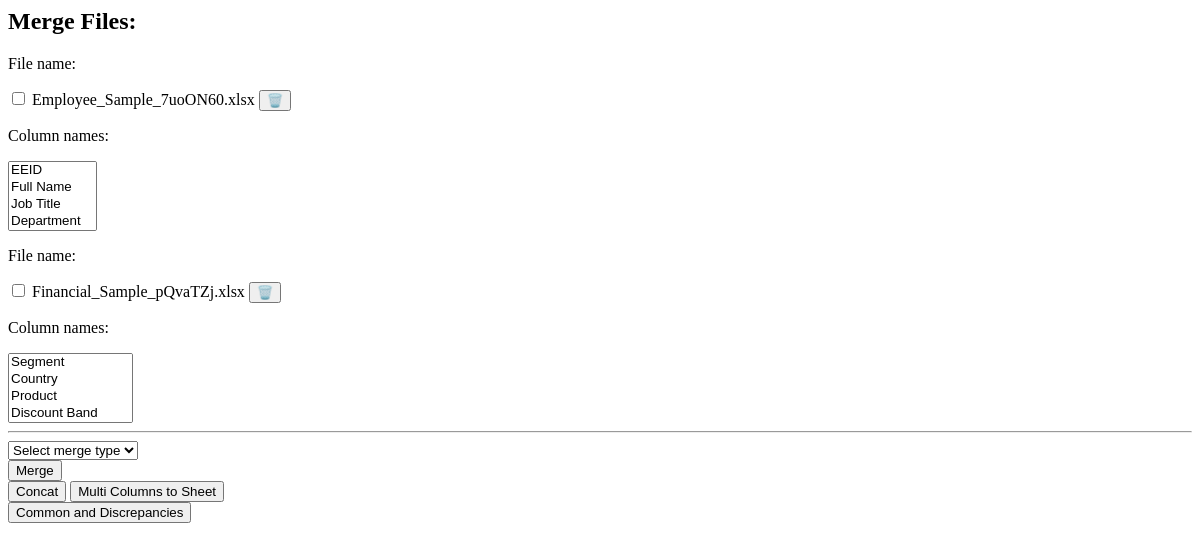
The page /files/ on the database as committed earlier.
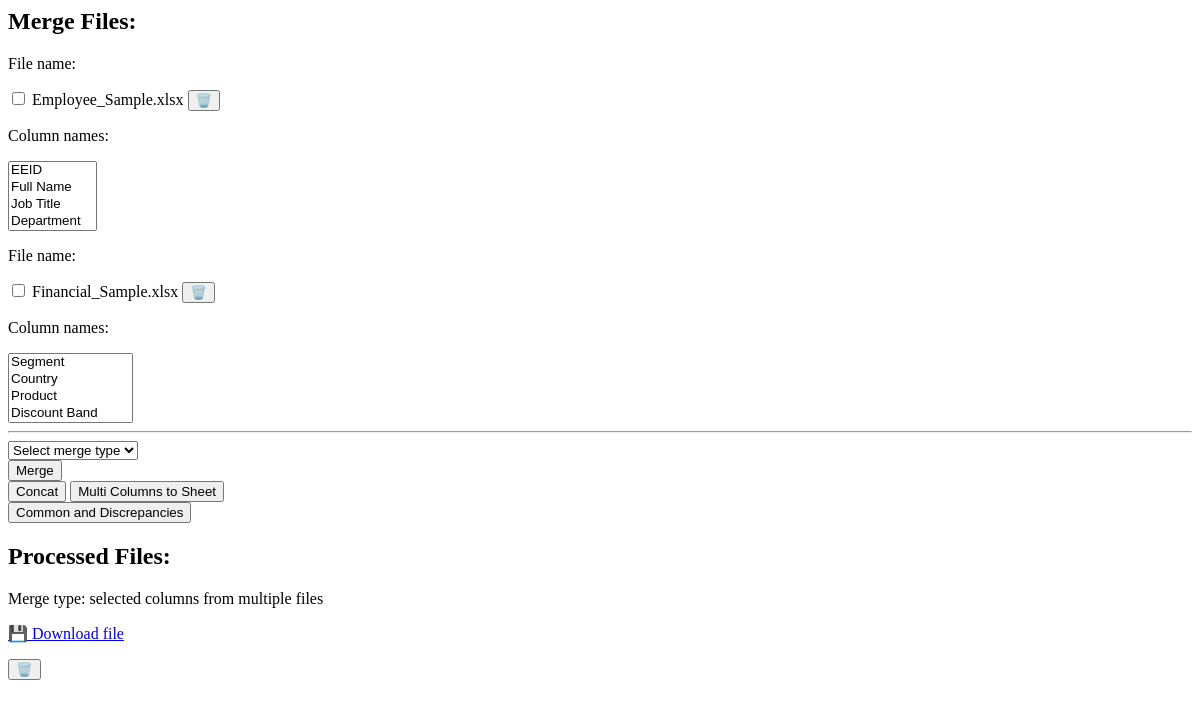
The same page on the database as committed later.
### dashboard/models.py (models this page shows, shortened)
class Files(models.Model):
    files = models.FileField(upload_to='file_uploads/')
    column_names = models.TextField(null=True, blank=True)
    uploaded_at = models.DateTimeField(auto_now_add=True)
    def file_name(self):
        return os.path.basename(self.files.name)

class ProcessedFiles(models.Model):
    merge_type = models.CharField(max_length=50, null=True, blank=True)
    response_url = models.URLField(blank=True, null=True)

### dashboard/views.py (the view)
# urls.py: path("files/", files, name="files"),
def files(request):
    files = Files.objects.all()
    column_names_list = [{'file_instance': file_instance, 'column_names': file_instance.column_names.split(',')} for file_instance in files]
    processed_files = ProcessedFiles.objects.all()
    context = {
        'files': files,
        'processed_files': processed_files,
        'column_names_list': column_names_list
    }
    return render(request, 'files.html', context)

### dashboard/templatetags/split_filter.py (called while the page is built)
@register.filter(name='split')
def split(value, arg):
    return value.split(arg)

### dashboard/templates/files.html (shortened to what this page needs)
{% load split_filter %}
{% load humanize %}
<div class="flex flex-col justify-center items-center">
    <div
        class="flex w-full flex-col rounded-md bg-cover max-w-[95%] xl:max-w-[800px] w-[95%]">
        {% if files %}
            <div class="bg-white dark:bg-gray-900 rounded-3xl border dark:border dark:border-gray-700 p-6 my-2">
                <h2 class="text-2xl dark:text-white font-semibold mb-4">Merge Files: </h2>
                <form method="post">
                    {% for file in files %}
                        <div class="p-2 space-y-2 border-t border-dashed border-gray-500 my-2">
                            <p class="dark:text-white text-lg">File name: </p>
                            <div class="inline-flex items-center gap-2 p-3 rounded-3xl border dark:border dark:border-gray-700">
                                <input type="checkbox" name="files" value="{{ file.id }}">
                                <label class="dark:text-white ">{{ file.file_name }}</label>
                                <button class="border-l border-gray-700 mx-1 px-2" hx-delete="{% url 'delete_uploaded_file' file.id %}" hx-target="#files">🗑️</button>
                            </div>
                            <p class="dark:text-white text-lg">Column names: </p>
                            <div class="inline-flex p-3 rounded-3xl border dark:border dark:border-gray-700">
                                <select class="dark:bg-gray-900 dark:text-white" name="on_columns" id="on_columns" multiple>
                                    {% for column_name in file.column_names|split:',' %}
                                        <option class="p-2 dark:border-2 dark:border-gray-800 dark:hover:border-2 dark:hover:border-gray-700 rounded-3xl text-center mx-2" value="{{ column_name }}">{{ column_name }}</option>
                                    {% endfor %}
                                </select>
                            </div>
                        </div>
                    {% endfor %}
                    <hr class="dark:border-gray-700 my-6">
                    <div class="flex justify-center gap-2 items-center my-2">
                        <div class="px-4 py-2 dark:bg-gray-800 dark:text-white dark:border dark:border-gray-700 rounded-3xl">
                            <select class="bg-gray-800" name="how" id="how">
                                <option value="" selected>Select merge type</option>
                            </select>
                        </div>
                        <button hx-post="{% url "merge" %}" hx-target="#files" class="flex justify-center items-center px-4 py-2 border borde-gray-300 focus:border focus:border-gray-400 dark:text-white dark:border dark:border-gray-700 rounded-3xl" type="submit">
                            <span>Merge</span>
                        </button>
                    </div>
                    <div class="flex justify-center gap-2 my-2">
                        <button hx-post="{% url "concat" %}" hx-target="#files" class="flex justify-center items-center px-4 py-2 border borde-gray-300 focus:border focus:border-gray-400 dark:text-white dark:border dark:border-gray-700 rounded-3xl" type="submit">
                            <span>Concat</span>
                        </button>
                        <button hx-post="{% url "columns_to_file" %}" hx-target="#files" class="flex justify-center items-center px-4 py-2 border borde-gray-300 focus:border focus:border-gray-400 dark:text-white dark:border dark:border-gray-700 rounded-3xl" type="submit">
                            <span>Multi Columns to Sheet</span>
                        </button>
                    </div>
                    <div class="flex justify-center items-center  my-2">
                        <button hx-post="{% url "common_and_discrepancies" %}" hx-target="#files" class="flex justify-center items-center px-4 py-2 border borde-gray-300 focus:border focus:border-gray-400 dark:text-white dark:border dark:border-gray-700 rounded-3xl" type="submit">
                            <span>Common and Discrepancies</span>
                        </button>
                    </div>
                </form>
            </div>
        {% endif %}
        {% if processed_files %}
        <div class="bg-white dark:bg-gray-900 rounded-3xl border dark:border dark:border-gray-700 p-6">
            <h2 class="text-2xl font-semibold dark:text-white mb-4">Processed Files: </h2>
            {% for file in processed_files %}
                <div class="mb-4">
                    <p class="text-gray-700 dark:text-white">Merge type: {{ file.merge_type }}</p>
                    <div class="flex justify-center items-center">
                        <p class="p-2"><a href="{{ file.response_url }}" class="text-blue-500 hover:underline hover:underline-offset-4">💾 Download file</a></p>
                        <button hx-delete="{% url "delete_processed_file" file.id %}" hx-target="#files">🗑️</button>
                    </div>
                </div>
            {% endfor %}
        </div>
        {% endif %}
    </div>
</div>

Rows that differ between the two databases and show on the page:
removed Files: file_name "Employee_Sample_7uoON60.xlsx"
removed Files: file_name "Financial_Sample_pQvaTZj.xlsx"
added Files: file_name "Employee_Sample.xlsx"
added Files: file_name "Financial_Sample.xlsx"
added ProcessedFiles: merge_type "selected columns from multiple files"
Other text that changed with them:
text now shown: "Processed Files:"
